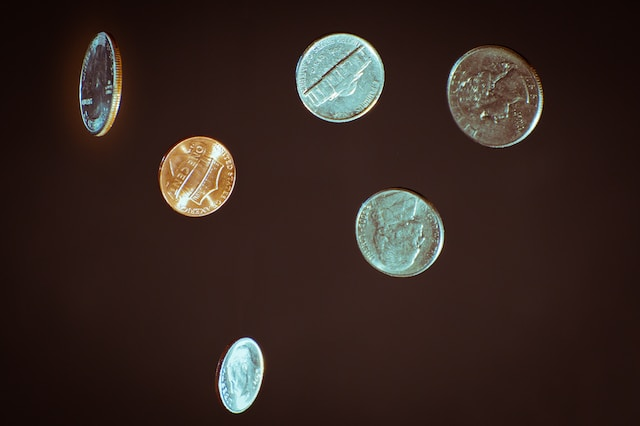
#> input picture Bimestre 5/Procesamiento de Imágenes/Semana 8/Tutorial-7/coins.jpeg, 640 x 426 px
$ jupyter execute 'Tutorial 7.ipynb'   (older library calls are emulated)
#> lines starting #> are read from the running program, lines starting #| are printed output that depends on the picture; after the words box and inside, x2 and y2 are one past the last pixel; in counts of white or black regions, pixels touching at a corner belong together
# Tutorial 7 - Detección de bordes y segmentación de imágenes

En este tutorial veremos

- Detección de bordes (LoG y Canny)
- Detección de regiones (MSER)

[cell 1]
import cv2
import matplotlib.pyplot as plt
import numpy as np

[cell 2]
coins_gray = cv2.imread('coins.jpeg', cv2.IMREAD_GRAYSCALE)
#> coins_gray: shape (426, 640); min 0, max 255, mean 41.4

plt.figure(figsize=(15, 15))
plt.imshow(coins_gray, cmap='gray')

# Detección de bordes

## Laplaciano

[cell 3]
lap = cv2.Laplacian(coins_gray, cv2.CV_16S, ksize=3)
plt.imshow(lap, cmap='gray')

[cell 4]
lap.dtype

[cell 5]
coins_gray.dtype

[cell 6]
def get_zero_crossings(laplacian, thr):
#> called with thr = 11
    filter = np.array([[1, 0, -1]])
    clipped_lap = lap.clip(-thr, thr)
    zero_crossing_x = np.absolute(cv2.filter2D(clipped_lap, -1, filter)) >= thr
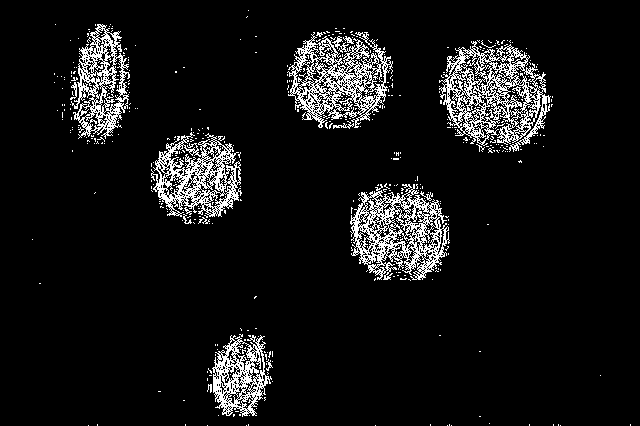
#> zero_crossing_x: shape (426, 640) bool; 8.2% white in thin lines or dots
    zero_crossing_y = np.absolute(cv2.filter2D(clipped_lap, -1, filter.T)) >= thr
#> zero_crossing_y: shape (426, 640) bool; 7.5% white in thin lines or dots, all inside (x1, y1, x2, y2) = (47, 7, 573, 425)
    zero_crossings = zero_crossing_x | zero_crossing_y
#> zero_crossings: shape (426, 640) bool; 11.6% white in thin lines or dots
    return zero_crossings

[cell 7]
lap_zero_crossings = get_zero_crossings(lap, thr=11)
plt.imshow(lap_zero_crossings, cmap='gray')

## LoG

[cell 8]
smoothed_coins = cv2.GaussianBlur(coins_gray, (15, 15), 0)
plt.imshow(smoothed_coins, cmap='gray')

[cell 9]
lap = cv2.Laplacian(smoothed_coins, cv2.CV_16S, ksize=3)
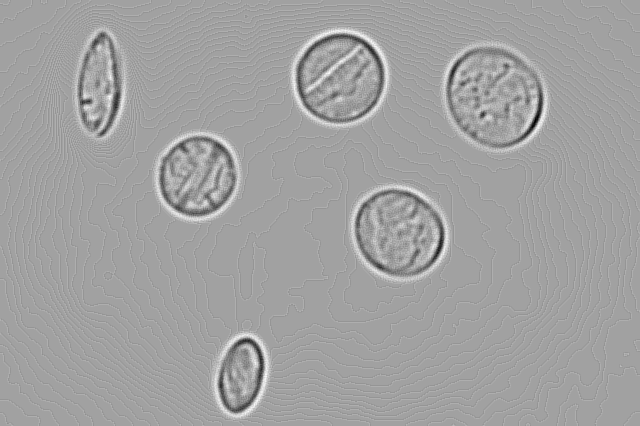
#> lap: shape (426, 640) int16; min -52, max 30, mean 0; drawn with min black and max white
log_zero_crossings = get_zero_crossings(lap, thr=11)
#> in get_zero_crossings (call 2), `zero_crossing_x = np.absolute(cv2.filter2D(clipped_lap, -1, filter)) >..`: zero_crossing_x: shape (426, 640) bool; 1.5% white in thin lines or dots, all inside (x1, y1, x2, y2) = (71, 32, 551, 413)
#> in get_zero_crossings (call 2), `zero_crossing_y = np.absolute(cv2.filter2D(clipped_lap, -1, filter.T))..`: zero_crossing_y: shape (426, 640) bool; 0.98% white in thin lines or dots, all inside (x1, y1, x2, y2) = (81, 27, 542, 420)
#> in get_zero_crossings (call 2), `zero_crossings = zero_crossing_x | zero_crossing_y`: zero_crossings: shape (426, 640) bool; 2.1% white in thin lines or dots, all inside (x1, y1, x2, y2) = (71, 27, 551, 420)
plt.imshow(log_zero_crossings, cmap='gray')

[cell 10]
plt.title('Laplacian')
plt.imshow(lap_zero_crossings, cmap='gray')
plt.show()

plt.title('LoG (Laplacian + Gaussian)')
plt.imshow(log_zero_crossings, cmap='gray')
plt.show()

[cell 11]
sigmas = (1, 5, 11, 15)
thresholds = (1, 5, 11, 15, 25)

fig, axes = plt.subplots(nrows=len(thresholds), ncols=len(sigmas), figsize=(17, 15))
for i, thr in enumerate(thresholds):
    for j, sigma in enumerate(sigmas):
        smoothed_coins = cv2.GaussianBlur(coins_gray, (sigma, sigma), 0)
        lap = cv2.Laplacian(smoothed_coins, cv2.CV_16S, ksize=3)
        log_zero_crossings = get_zero_crossings(lap, thr=thr)
        axes[i,j].set_title(f'Sigma={sigma}, Thr={thr}')
        axes[i,j].imshow(log_zero_crossings, cmap='gray')
#> this loop made 5 passes
#> pass 1, in get_zero_crossings (call 3), `clipped_lap = lap.clip(-thr, thr)`:
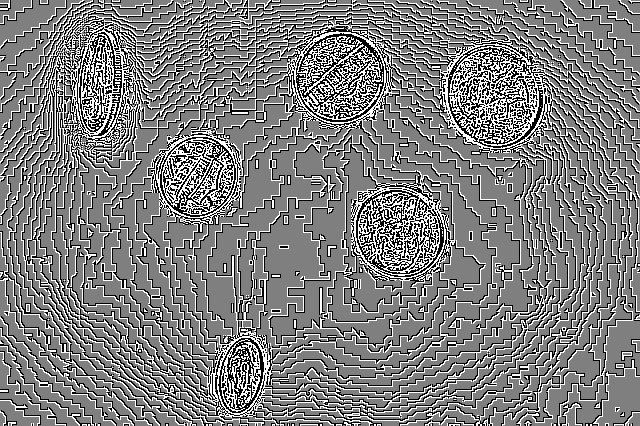
#> clipped_lap: shape (426, 640) int16; min -1, max 1, mean 0.00461; drawn with min black and max white
#> pass 1, in get_zero_crossings (call 3), `zero_crossing_x = np.absolute(cv2.filter2D(clipped_lap, -1, filter)) >..`:
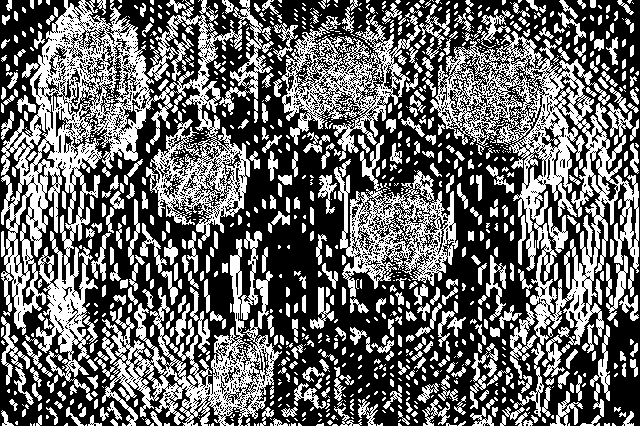
#> zero_crossing_x: shape (426, 640) bool; 41% white; 1103 white regions (606 under 20 px), largest, box (x1, y1, x2, y2) and area: (1, 0, 274, 401) 29355, (430, 31, 639, 345) 17698, (97, 231, 282, 426) 9790
#> pass 1, in get_zero_crossings (call 3), `zero_crossing_y = np.absolute(cv2.filter2D(clipped_lap, -1, filter.T))..`:
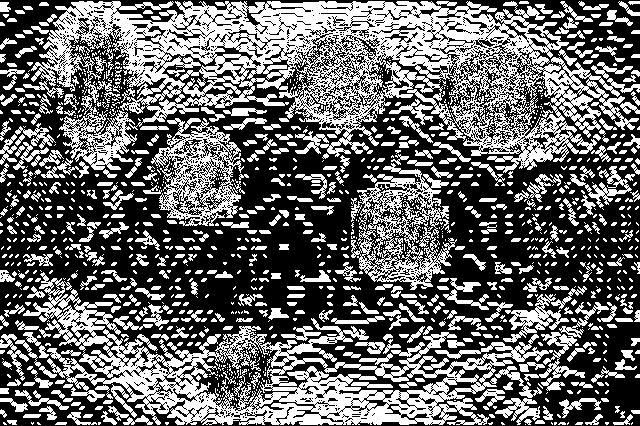
#> zero_crossing_y: shape (426, 640) bool; 41.1% white; 1263 white regions (779 under 20 px), largest, box (x1, y1, x2, y2) and area: (23, 1, 640, 173) 41656, (23, 272, 553, 425) 21146, (351, 163, 457, 290) 5006
#> pass 1, in get_zero_crossings (call 3), `zero_crossings = zero_crossing_x | zero_crossing_y`:
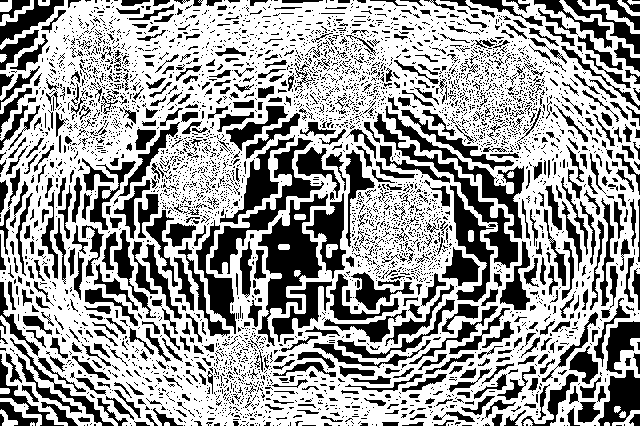
#> zero_crossings: shape (426, 640) bool; 62.4% white; 4564 black regions (3975 under 20 px), largest, box (x1, y1, x2, y2) and area: (258, 194, 328, 346) 3795, (210, 138, 324, 274) 2550, (374, 113, 518, 268) 2342

## Canny (sin Gaussian)

[cell 12]
canny = cv2.Canny(coins_gray, threshold1=50, threshold2=100)
#> canny: shape (426, 640); 4.1% white in thin lines or dots, all inside (x1, y1, x2, y2) = (79, 32, 543, 414)
plt.imshow(canny, cmap='gray')

[cell 13]
thresholds = (50, 100, 150, 200, 250)

fig, axes = plt.subplots(nrows=len(thresholds)-1, ncols=len(thresholds)-1, figsize=(25, 20))
for i, thr_low in enumerate(thresholds[:-1]):
    for j, thr_high in enumerate(thresholds[i+1:]):
        canny = cv2.Canny(coins_gray, threshold1=thr_low, threshold2=thr_high)
        axes[i,i+j].set_title(f'Thr Low={thr_low}, Thr High={thr_high}')
        axes[i,i+j].imshow(canny, cmap='gray')

## Canny (con Gaussian)

[cell 14]
smoothed_coins = cv2.GaussianBlur(coins_gray, (11, 11), 0)

thresholds = (50, 100, 150, 200, 250)

fig, axes = plt.subplots(nrows=len(thresholds)-1, ncols=len(thresholds)-1, figsize=(25, 20))
for i, thr_low in enumerate(thresholds[:-1]):
    for j, thr_high in enumerate(thresholds[i+1:]):
        canny = cv2.Canny(smoothed_coins, threshold1=thr_low, threshold2=thr_high)
        axes[i,i+j].set_title(f'Thr Low={thr_low}, Thr High={thr_high}')
        axes[i,i+j].imshow(canny, cmap='gray')
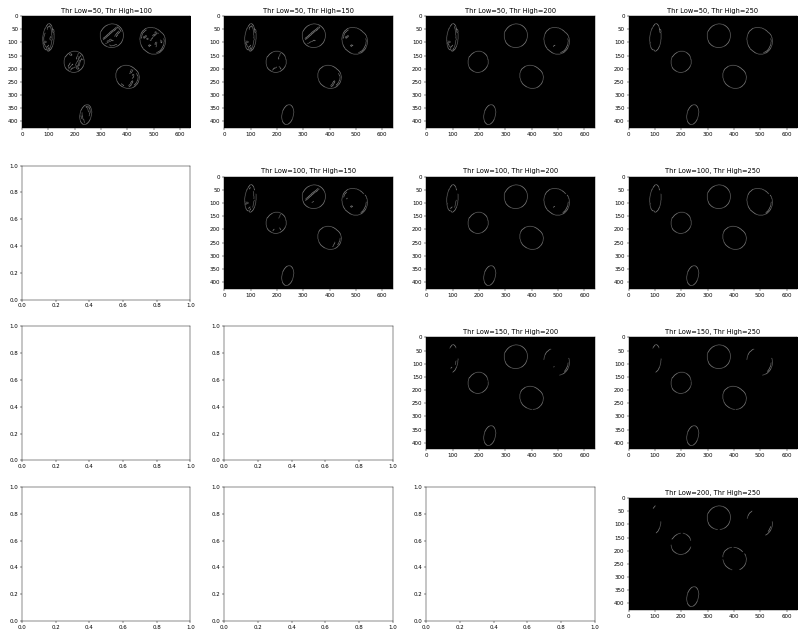
#> figure drawn by matplotlib, 10 panels

# Detección de regiones

[cell 15]
import skimage.measure
import skimage.morphology
import skimage.segmentation

# Creamos nuestro detector MSER
mser = cv2.MSER_create(
    min_area=100,
    max_area=40000,
)

[cell 16]
# Detectamos las regiones
regions, bbox = mser.detectRegions(coins_gray)
#> regions = 157 items; bbox = 157 rows, first 6: [81, 39, 32, 82], [162, 146, 32, 49], [204, 164, 18, 26], [202, 164, 20, 28], [202, 164, 20, 29], [201, 164, 21, 29]

[cell 17]
len(regions)
#> Out = 157

[cell 18]
for region in regions[:5]:
    mask_coins = np.zeros(coins_gray.shape)
    mask_coins[region[:,1], region[:,0]] = 1
    plt.imshow(mask_coins, cmap='gray')
    plt.show()
#> mask_coins: shape (426, 640) float64; values 0 (black) and 1 (white), 0.08% white; 1 white region, box (x1, y1, x2, y2) and area: (202, 164, 222, 193) 223

[cell 19]
for region in regions[-5:]:
    mask_pencilcase = np.zeros(coins_gray.shape)
    mask_pencilcase[region[:,1], region[:,0]] = 1
    plt.imshow(mask_pencilcase, cmap='gray')
    plt.show()
#> mask_pencilcase: shape (426, 640) float64; values 0 (black) and 1 (white), 2.8% white; 1 white region, box (x1, y1, x2, y2) and area: (446, 45, 544, 148) 7697

[cell 20]
# Creamos una máscara con las regiones detectadas
mask_coins = np.zeros(coins_gray.shape)
for region in regions:
    mask_coins[region[:,1], region[:,0]] = 1
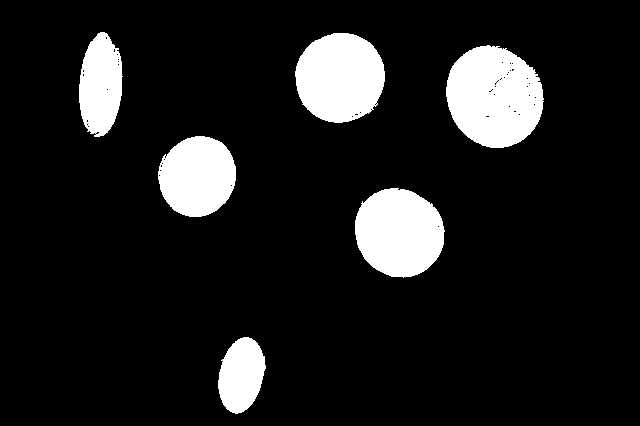
#> mask_coins: shape (426, 640) float64; values 0 (black) and 1 (white), 11.5% white; 6 white regions, box (x1, y1, x2, y2) and area: (446, 45, 544, 148) 7697, (295, 33, 385, 123) 6350, (355, 188, 445, 278) 6261, (158, 136, 236, 217) 4907, (79, 32, 123, 137) 3469, (218, 337, 266, 414) 2685
plt.imshow(mask_coins, cmap='gray')

[cell 21]
# Identificamos y etiquetamos los objetos individuales
label_regions = skimage.measure.label(mask_coins, connectivity=1)
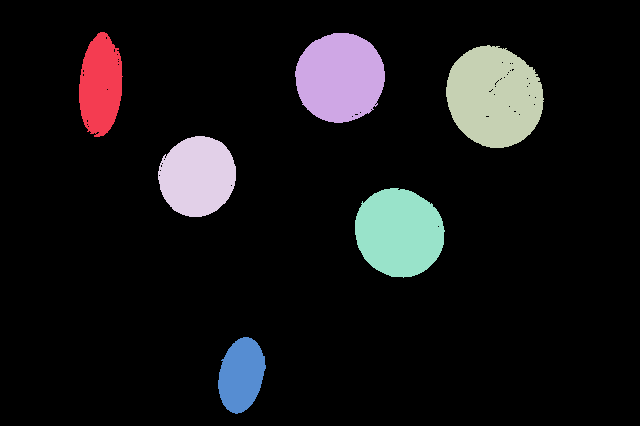
#> label_regions: shape (426, 640) int64; 7 distinct labels, from 0 to 6; one colour per label, 0 black

plt.figure(figsize=(10, 5))
plt.imshow(label_regions, cmap='gray')
plt.colorbar()
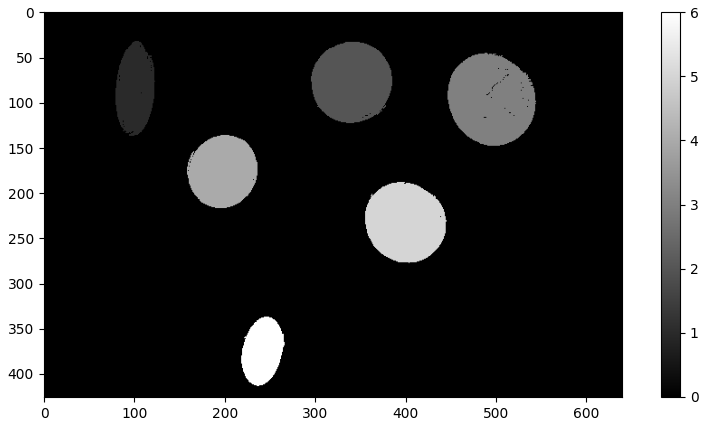
#> figure drawn by matplotlib, 2 panels

[cell 22]
num_coins = label_regions.max()
#> num_coins = 6

print(f'En la imagen hay {num_coins} monedas')
#| En la imagen hay 6 monedas
